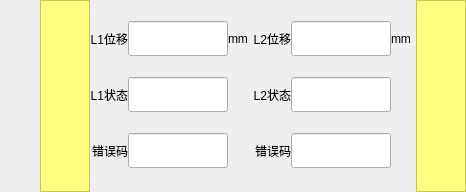
       <widget class="QWidget" name="widget_10" native="true">
        <layout class="QGridLayout" name="gridLayout_37">
         <property name="leftMargin">
          <number>0</number>
         </property>
         <property name="topMargin">
          <number>0</number>
         </property>
         <property name="rightMargin">
          <number>0</number>
         </property>
         <property name="bottomMargin">
          <number>0</number>
         </property>
         <property name="spacing">
          <number>0</number>
         </property>
         <item row="0" column="0">
          <layout class="QGridLayout" name="gridLayout_38">
           <property name="spacing">
            <number>0</number>
           </property>
           <item row="0" column="4">
            <widget class="QTableView" name="tvL2">
             <property name="maximumSize">
              <size>
               <width>50</width>
               <height>16777215</height>
              </size>
             </property>
             <property name="styleSheet">
              <string notr="true">background-color: rgb(255, 255, 127);</string>
             </property>
            </widget>
           </item>
           <item row="0" column="2">
            <layout class="QGridLayout" name="gridLayout_41">
             <property name="rightMargin">
              <number>5</number>
             </property>
             <property name="spacing">
              <number>0</number>
             </property>
             <item row="3" column="0">
              <widget class="QLabel" name="label_193">
               <property name="text">
                <string>错误码</string>
               </property>
               <property name="alignment">
                <set>Qt::AlignRight|Qt::AlignTrailing|Qt::AlignVCenter</set>
               </property>
              </widget>
             </item>
             <item row="2" column="0">
              <widget class="QLabel" name="label_188">
               <property name="text">
                <string>L1状态</string>
               </property>
               <property name="alignment">
                <set>Qt::AlignRight|Qt::AlignTrailing|Qt::AlignVCenter</set>
               </property>
              </widget>
             </item>
             <item row="2" column="1">
              <widget class="QLineEdit" name="lineEdit_L1status">
               <property name="minimumSize">
                <size>
                 <width>100</width>
                 <height>35</height>
                </size>
               </property>
               <property name="maximumSize">
                <size>
                 <width>50</width>
                 <height>16777215</height>
                </size>
               </property>
              </widget>
             </item>
             <item row="3" column="1">
              <widget class="QLineEdit" name="lineEdit_L1error">
               <property name="minimumSize">
                <size>
                 <width>100</width>
                 <height>35</height>
                </size>
               </property>
               <property name="maximumSize">
                <size>
                 <width>50</width>
                 <height>16777215</height>
                </size>
               </property>
              </widget>
             </item>
             <item row="1" column="1">
              <widget class="QLineEdit" name="lineEdit_L1dis">
               <property name="minimumSize">
                <size>
                 <width>100</width>
                 <height>35</height>
                </size>
               </property>
               <property name="maximumSize">
                <size>
                 <width>50</width>
                 <height>16777215</height>
                </size>
               </property>
              </widget>
             </item>
             <item row="1" column="0">
              <widget class="QLabel" name="label_194">
               <property name="text">
                <string>L1位移</string>
               </property>
               <property name="alignment">
                <set>Qt::AlignRight|Qt::AlignTrailing|Qt::AlignVCenter</set>
               </property>
              </widget>
             </item>
             <item row="1" column="2">
              <widget class="QLabel" name="label_195">
               <property name="text">
                <string>mm</string>
               </property>
              </widget>
             </item>
            </layout>
           </item>
           <item row="0" column="3">
            <layout class="QGridLayout" name="gridLayout_42">
             <property name="rightMargin">
              <number>5</number>
             </property>
             <property name="spacing">
              <number>0</number>
             </property>
             <item row="2" column="0">
              <widget class="QLabel" name="label_197">
               <property name="text">
                <string>L2状态</string>
               </property>
               <property name="alignment">
                <set>Qt::AlignRight|Qt::AlignTrailing|Qt::AlignVCenter</set>
               </property>
              </widget>
             </item>
             <item row="3" column="0">
              <widget class="QLabel" name="label_198">
               <property name="text">
                <string>错误码</string>
               </property>
               <property name="alignment">
                <set>Qt::AlignRight|Qt::AlignTrailing|Qt::AlignVCenter</set>
               </property>
              </widget>
             </item>
             <item row="2" column="1">
              <widget class="QLineEdit" name="lineEdit_L2status">
               <property name="minimumSize">
                <size>
                 <width>100</width>
                 <height>35</height>
                </size>
               </property>
               <property name="maximumSize">
                <size>
                 <width>50</width>
                 <height>16777215</height>
                </size>
               </property>
              </widget>
             </item>
             <item row="1" column="1">
              <widget class="QLineEdit" name="lineEdit_L2dis">
               <property name="minimumSize">
                <size>
                 <width>100</width>
                 <height>35</height>
                </size>
               </property>
               <property name="maximumSize">
                <size>
                 <width>50</width>
                 <height>16777215</height>
                </size>
               </property>
              </widget>
             </item>
             <item row="3" column="1">
              <widget class="QLineEdit" name="lineEdit_L2error">
               <property name="minimumSize">
                <size>
                 <width>100</width>
                 <height>35</height>
                </size>
               </property>
               <property name="maximumSize">
                <size>
                 <width>50</width>
                 <height>16777215</height>
                </size>
               </property>
              </widget>
             </item>
             <item row="1" column="0">
              <widget class="QLabel" name="label_199">
               <property name="text">
                <string>L2位移</string>
               </property>
               <property name="alignment">
                <set>Qt::AlignRight|Qt::AlignTrailing|Qt::AlignVCenter</set>
               </property>
              </widget>
             </item>
             <item row="1" column="2">
              <widget class="QLabel" name="label_200">
               <property name="text">
                <string>mm</string>
               </property>
              </widget>
             </item>
            </layout>
           </item>
           <item row="0" column="1">
            <widget class="QTableView" name="tvL1">
             <property name="maximumSize">
              <size>
               <width>50</width>
               <height>16777215</height>
              </size>
             </property>
             <property name="styleSheet">
              <string notr="true">background-color: rgb(255, 255, 127);</string>
             </property>
            </widget>
           </item>
           <item row="0" column="0">
            <spacer name="horizontalSpacer_3">
             <property name="orientation">
              <enum>Qt::Horizontal</enum>
             </property>
             <property name="sizeHint" stdset="0">
              <size>
               <width>40</width>
               <height>20</height>
              </size>
             </property>
            </spacer>
           </item>
          </layout>
         </item>
        </layout>
       </widget>
